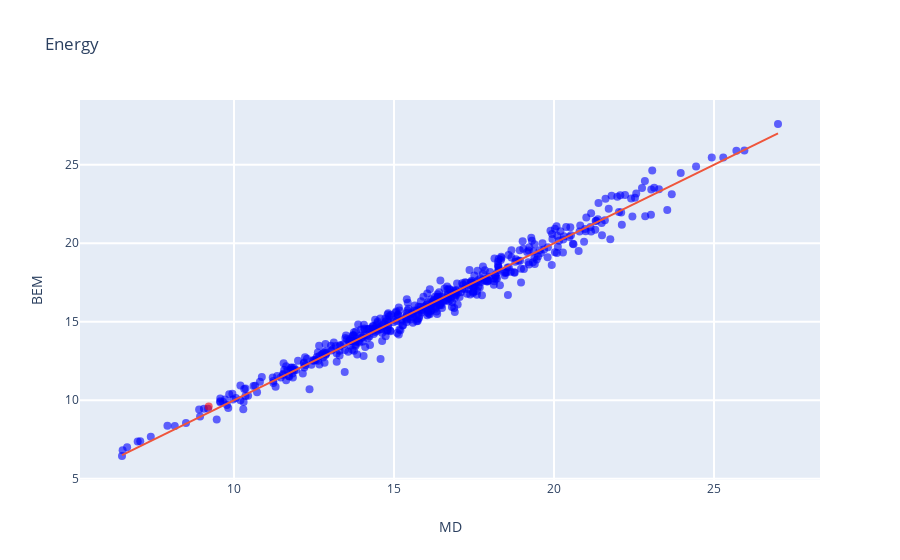

Write notebook code for a chart like this one.
### Code cell
plot_correl(dGcav_e, dGcav_sasa, iupac, key='tetrafluoro')

### Figure 1 — Plotly figure (JSON) as saved in the notebook; plotly's stock layout.template omitted (floating-point values rounded to 4 significant figures; data arrays with more than 128 entries replaced by an {"elided": "..."} marker saying what was removed)
{"data": [{"hoverinfo": "text", "marker": {"color": {"elided": "497 str values"}, "opacity": 0.6, "size": 8}, "mode": "markers", "text": {"elided": "497 str values"}, "type": "scatter", "x": {"elided": "497 float values"}, "y": {"elided": "497 float values"}}, {"mode": "lines", "type": "scatter", "x": [6.5, 27], "y": [6.5, 27]}], "layout": {"hovermode": "closest", "showlegend": false, "title": {"text": "Energy"}, "xaxis": {"gridwidth": 2, "ticklen": 5, "title": {"text": "MD"}, "zeroline": false}, "yaxis": {"gridwidth": 2, "ticklen": 5, "title": {"text": "BEM"}}}}
